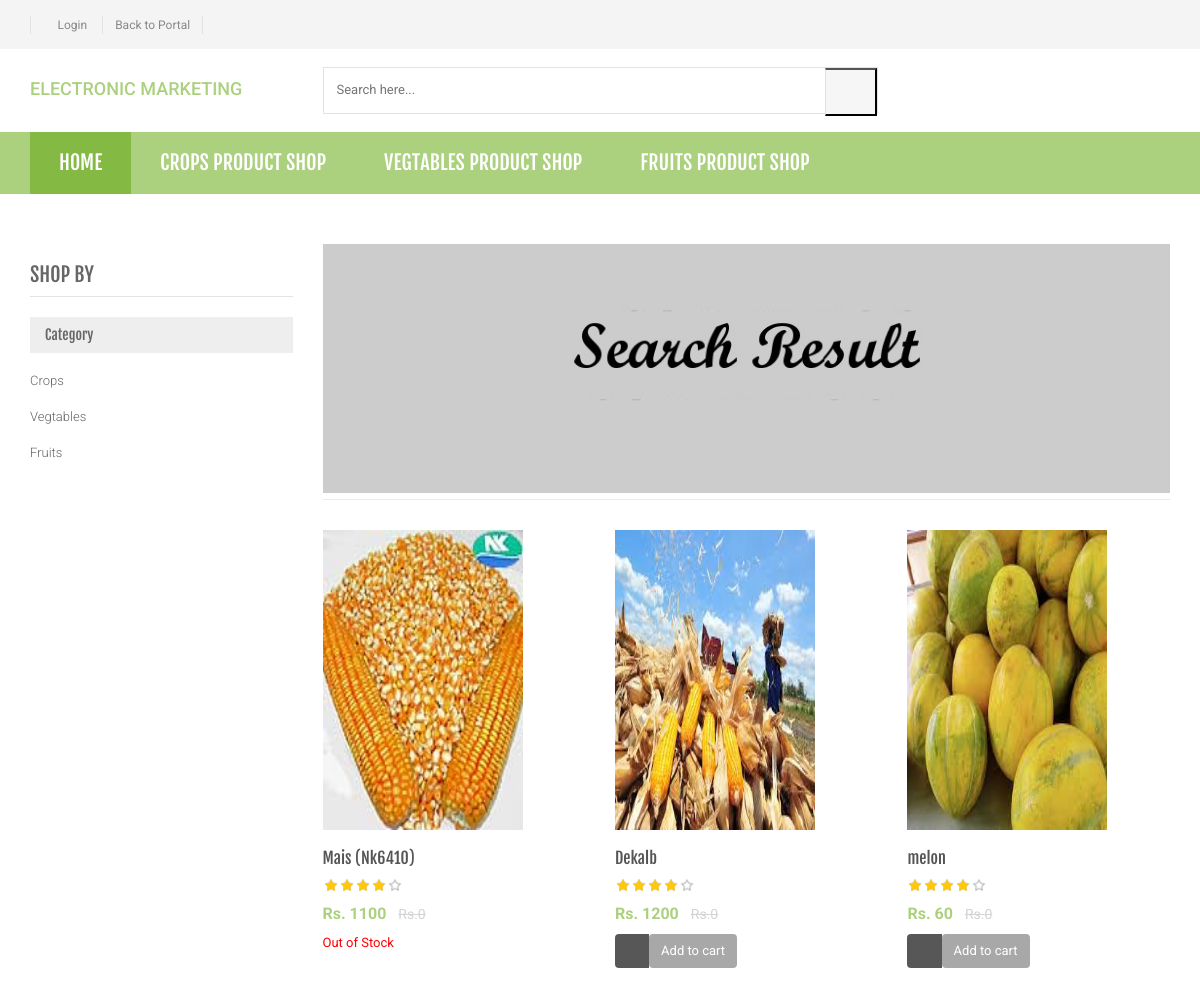
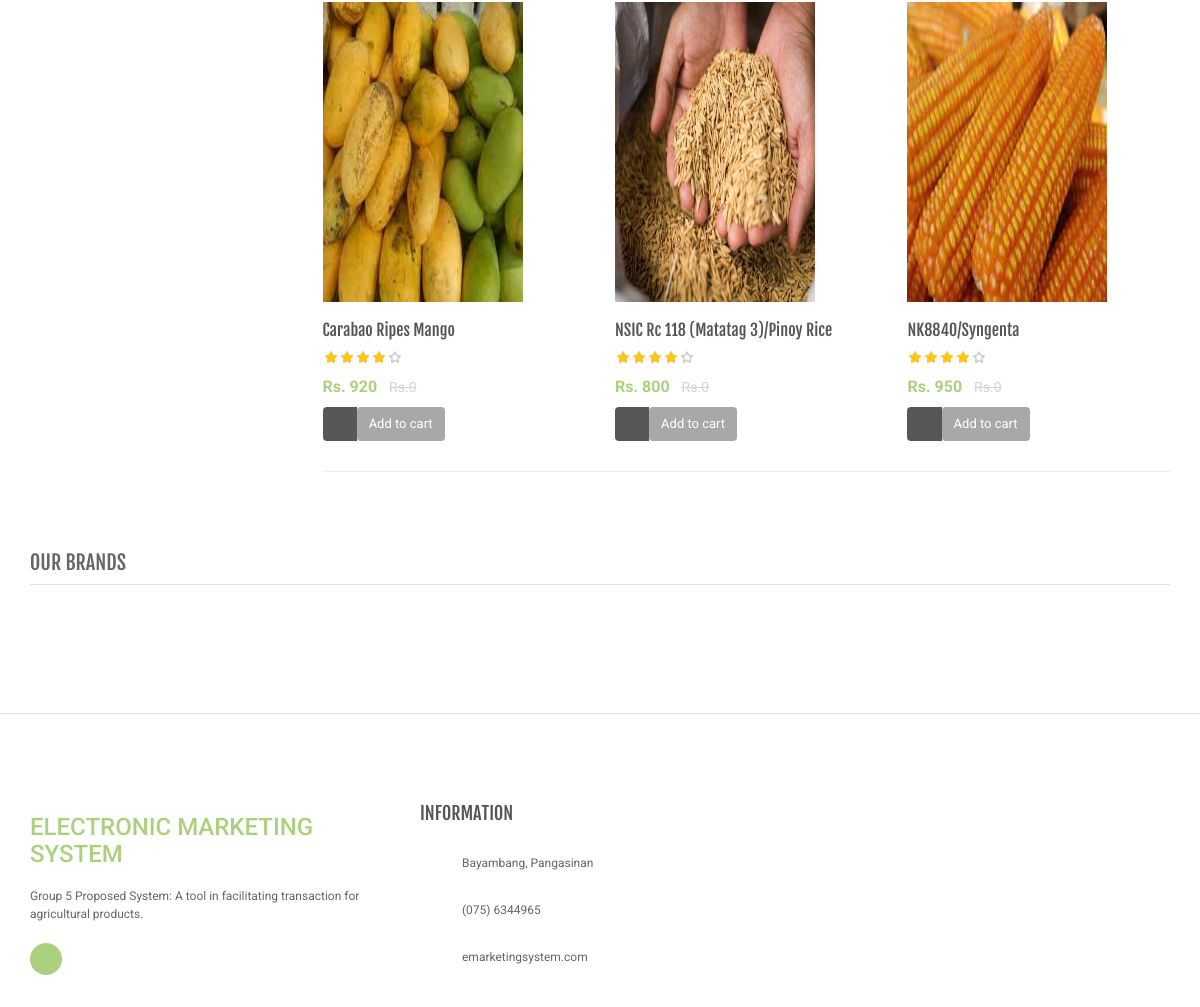
Screenshot of /search-result.php with the database file from the repository (2 pictures, top to bottom).
### tables this page shows
CREATE TABLE `category` (
  `id` int(11) NOT NULL,
  `categoryName` varchar(255) DEFAULT NULL,
  `categoryDescription` longtext DEFAULT NULL
);

CREATE TABLE `products` (
  `id` int(11) NOT NULL,
  `farmer_id` int(11) NOT NULL,
  `category` int(11) NOT NULL,
  `subCategory_id` int(11) NOT NULL,
  `productName` varchar(255) NOT NULL,
  `productPrice` int(11) NOT NULL,
  `productPriceBeforeDiscount` int(11) NOT NULL,
  `quantity` int(50) NOT NULL,
  `productDescription` longtext NOT NULL,
  `photo1` varchar(255) DEFAULT NULL,
  `photo2` varchar(255) DEFAULT NULL,
  `shippingCharge` int(11) NOT NULL,
  `productAvailability` varchar(255) DEFAULT NULL,
  `postingDate` timestamp NULL DEFAULT current_timestamp()
);

### include/script.php (called while the page is built, shortened)
<?php include('include/footer.php');?>

### search-result.php (the view, shortened to what this page needs)
<?php include('include/config.php');
$find="%{$_POST['product']}%";?>
<?php include('include/header.php');?>
    <body class="cnt-home">
<header class="header-style-1">
<?php include('include/top-header.php');?>
<?php include('include/main-header.php');?>
<?php include('include/menu-bar.php');?>
</div>
<div class="body-content outer-top-xs">
	<div class='container'>
		<div class='row outer-bottom-sm'>
			<div class='col-md-3 sidebar'>
	            <div class="sidebar-module-container">
	            	<h3 class="section-title">shop by</h3>
	            	<div class="sidebar-filter">
<div class="sidebar-widget wow fadeInUp outer-bottom-xs ">
	<div class="widget-header m-t-20">
		<h4 class="widget-title">Category</h4>
	</div>
	<div class="sidebar-widget-body m-t-10">
	         <?php $sql=mysqli_query($conn,"select id,categoryName  from category");
while($row=mysqli_fetch_array($sql))
{
    ?>
		<div class="accordion">
	    	<div class="accordion-group">
	            <div class="accordion-heading">
	                <a href="category.php?cid=<?php echo $row['id'];?>"  class="accordion-toggle collapsed">
	                   <?php echo $row['categoryName'];?>
	                </a>
	            </div>
	        </div>
	    </div>
	    <?php } ?>
	</div>
</div>
	            	</div>
	            </div>
            </div>
			<div class='col-md-9'>
	<div id="category" class="category-carousel hidden-xs">
		<div class="item">
			<div class="image">
				<img src="assets/images/banners/cat-banner-3.jpg" alt="" class="img-responsive">
			</div>
		</div>
</div>
				<div class="search-result-container">
					<div id="myTabContent" class="tab-content">
						<div class="tab-pane active " id="grid-container">
							<div class="category-product  inner-top-vs">
								<div class="row">
			<?php
$ret=mysqli_query($conn,"select * from products where productName like '$find'");
$num=mysqli_num_rows($ret);
if($num>0)
{
while ($row=mysqli_fetch_array($ret))
{?>
		<div class="col-sm-6 col-md-4 wow fadeInUp">
			<div class="products">
	<div class="product">
		<div class="product-image">
			<div class="image">
				<a href="product-details.php?pid=<?php echo $row['id'];?>">
				<img  src="<?php echo (!empty($row['photo1']))? 'images/'.$row['photo1']:'../images/admin.png'; ?>" data-echo="<?php echo (!empty($row['photo1']))? 'images/'.$row['photo1']:'../images/admin.png'; ?>"  width="200" height="300" alt="">
			</a>
			</div>
		</div>
		<div class="product-info text-left">
			<h3 class="name"><a href="product-details.php?pid=<?php echo htmlentities($row['id']);?>"><?php echo htmlentities($row['productName']);?></a></h3>
			<div class="rating rateit-small"></div>
			<div class="product-price">
				<span class="price">
					Rs. <?php echo htmlentities($row['productPrice']);?>			</span>
										     <span class="price-before-discount">Rs.<?php echo htmlentities($row['productPriceBeforeDiscount']);?></span>
			</div>
		</div>
					<div class="cart clearfix animate-effect">
				<div class="action">
					<ul class="list-unstyled">
						<li class="add-cart-button btn-group">
					<?php if($row['productAvailability']=='In Stock'){?>
										<button class="btn btn-primary icon" data-toggle="dropdown" type="button">
								<i class="fa fa-shopping-cart"></i>
							</button>
							<a href="customer_login.php">
							<button class="btn btn-primary" type="button">Add to cart</button></a>
								<?php } else {?>
							<div class="action" style="color:red">Out of Stock</div>
					<?php } ?>
						</li>
					</ul>
				</div>
			</div>
			</div>
			</div>
		</div>
	  <?php } } else {?>
		<div class="col-sm-6 col-md-4 wow fadeInUp"> <h3>No Product Found</h3>
		</div>
<?php } ?>
										</div>
							</div>
						</div>
				</div>
			</div>
		</div></div>
		<?php include('include/brands-slider.php');?>
</div>
</div>
<?php include('include/script.php');?>
</body>
</html>

### include/header.php (shortened to what this page needs)
<!DOCTYPE html>
<html lang="en">
	<head>
	    <link rel="stylesheet" href="assets/css/bootstrap.min.css">
	    <link rel="stylesheet" href="assets/css/main.css">
	    <link rel="stylesheet" href="assets/css/green.css">
	    <link rel="stylesheet" href="assets/css/owl.carousel.css">
		<link rel="stylesheet" href="assets/css/owl.transitions.css">
		<link href="assets/css/lightbox.css" rel="stylesheet">
		<link rel="stylesheet" href="assets/css/animate.min.css">
		<link rel="stylesheet" href="assets/css/rateit.css">
		<link rel="stylesheet" href="assets/css/bootstrap-select.min.css">
		<link rel="stylesheet" href="assets/css/config.css">
		<link href="assets/css/green.css" rel="alternate stylesheet" title="Green color">
		<link href="assets/css/blue.css" rel="alternate stylesheet" title="Blue color">
		<link href="assets/css/red.css" rel="alternate stylesheet" title="Red color">
		<link href=".assets/css/orange.css" rel="alternate stylesheet" title="Orange color">
		<link href="assets/css/dark-green.css" rel="alternate stylesheet" title="Darkgreen color">
		<link rel="stylesheet" href="assets/css/font-awesome.min.css">
	</head>

### include/top-header.php (shortened to what this page needs)
<div class="top-bar animate-dropdown">
	<div class="container">
		<div class="header-top-inner">
			<div class="cnt-account">
				<ul class="list-unstyled">
				<li><a href="customer_login.php"><i class="icon fa fa-sign-in"></i>Login</a></li>
<li><a href="index.php">Back to Portal</a></li>
				</ul>
			</div>
			<div class="clearfix"></div>
		</div>
	</div>
</div>

### include/main-header.php
<div class="main-header">
		<div class="container">
			<div class="row">
				<div class="col-xs-12 col-sm-12 col-md-3 logo-holder">
<div class="logo">
	<a href="index.php">
		<h4>ELECTRONIC MARKETING</h4>
	</a>
</div>
</div>
<div class="col-xs-12 col-sm-12 col-md-6 top-search-holder">
<div class="search-area">
    <form name="search" method="post" action="search-result.php">
        <div class="control-group">
            <input class="search-field" placeholder="Search here..." name="product" required="required" />
            <button class="search-button" type="submit" name="search"></button>
        </div>
    </form>
</div>
<br>
				</div>
				<div class="col-xs-12 col-sm-12 col-md-3 animate-dropdown top-cart-row">
			</div>
		</div>
	</div>

### include/menu-bar.php (shortened to what this page needs)
<div class="header-nav animate-dropdown">
    <div class="container">
        <div class="yamm navbar navbar-default" role="navigation">
            <div class="nav-bg-class">
                <div class="navbar-collapse collapse" id="mc-horizontal-menu-collapse">
	<div class="nav-outer">
		<ul class="nav navbar-nav">
			<li class="active dropdown yamm-fw">
				<a href="dashboard_customer.php" data-hover="dropdown" class="dropdown-toggle">Home</a>
			</li>
              <?php $sql=mysqli_query($conn,"SELECT id,categoryName  from category limit 6");
                while($row=mysqli_fetch_array($sql))
                {
    ?>
			<li class="dropdown yamm <?php
            ?>">
				<a href="category.php?cid=<?php echo $row['id'];?>"> <?php echo $row['categoryName'];?> PRODUCT SHOP</a>
			</li>
			<?php } ?>
		</ul>
		<div class="clearfix"></div>
	</div>
</div>
            </div>
        </div>
    </div>
</div>

### include/brands-slider.php (shortened to what this page needs)
<div id="brands-carousel" class="logo-slider wow fadeInUp">
		<h3 class="section-title">Our Brands</h3>
		<div class="logo-slider-inner">
			<div id="brand-slider" class="owl-carousel brand-slider custom-carousel owl-theme">
				<div class="item">
				</div>
				<div class="item">
				</div>
				<div class="item">
				</div>
				<div class="item">
				</div>
				<div class="item">
				</div>
		    </div>
		</div>
</div>

### include/footer.php
<footer id="footer" class="footer color-bg">
	  <div class="links-social inner-top-sm">
        <div class="container">
            <div class="row">
            	<div class="col-xs-12 col-sm-6 col-md-4">
<div class="contact-info">
    <div class="footer-logo">
        <div class="logo">
            <a href="index.php">
<h3>ELECTRONIC MARKETING SYSTEM</h3>
            </a>
        </div>
    </div>
     <div class="module-body m-t-20">
        <p class="about-us"> Group 5 Proposed System: A tool in facilitating transaction for agricultural products.</p>
        <div class="social-icons">
            <a href="https://www.facebook.com/E-Farmers-Marketing-System-100964999271599" class='active'><i class="icon fa fa-facebook"></i></a>
        </div>
    </div>
</div>
</div>
            	<div class="col-xs-12 col-sm-6 col-md-4">
<div class="contact-information">
	<div class="module-heading">
		<h4 class="module-title">information</h4>
	</div>
	<div class="module-body outer-top-xs">
        <ul class="toggle-footer" style="">
            <li class="media">
                <div class="pull-left">
                     <span class="icon fa-stack fa-lg">
                      <i class="fa fa-circle fa-stack-2x"></i>
                      <i class="fa fa-map-marker fa-stack-1x fa-inverse"></i>
                    </span>
                </div>
                <div class="media-body">
                    <p>Bayambang, Pangasinan</p>
                </div>
            </li>
              <li class="media">
                <div class="pull-left">
                     <span class="icon fa-stack fa-lg">
                      <i class="fa fa-circle fa-stack-2x"></i>
                      <i class="fa fa-mobile fa-stack-1x fa-inverse"></i>
                    </span>
                </div>
                <div class="media-body">
                    <p>(075) 6344965</p>
                </div>
            </li>
              <li class="media">
                <div class="pull-left">
                     <span class="icon fa-stack fa-lg">
                      <i class="fa fa-circle fa-stack-2x"></i>
                      <i class="fa fa-envelope fa-stack-1x fa-inverse"></i>
                    </span>
                </div>
                <div class="media-body">
                    <span><a href="#">emarketingsystem.com</a></span>
                </div>
            </li>
            </ul>
    </div>
</div>
            </div>
        </div>
    </div>

### assets/css/green.css (style rules this page uses)
a { color: #abd07e; }
.header-style-1 .header-nav { background: #abd07e; }
.cnt-home .header-style-1 .header-nav .navbar .navbar-nav > li.active { background: #84b943; }
.product .product-info .product-price .price { color: #abd07e; }
.footer .links-social .social-icons a:hover, .footer .links-social .social-icons a:focus, .footer .links-social .social-icons a.active { background: #abd07e; }
.footer .contact-information .media .icon .fa-stack-2x { color: #abd07e; }
.sidebar .sidebar-module-container .sidebar-widget .sidebar-widget-body .accordion .accordion-group .accordion-heading .accordion-toggle, .sidebar .sidebar-module-container .sidebar-widget .sidebar-widget-body .accordion .accordion-group .accordion-heading .accordion-toggle:hover, .sidebar .sidebar-module-container .sidebar-widget .sidebar-widget-body .accordion .accordion-group .accordion-heading .accordion-toggle:focus, .sidebar .sidebar-module-container .sidebar-widget .sidebar-widget-body .accordion .accordion-group .accordion-heading .accordion-toggle:after { color: #abd07e; }

### assets/css/lightbox.css (style rules this page uses)
body:after { content: url(../images/close.png) url(../images/loading.gif) url(../images/prev.png) url(../images/next.png); display: none; }

### assets/css/rateit.css (style rules this page uses)
.rateit { display: -moz-inline-box; display: inline-block; position: relative; -webkit-user-select: none; -khtml-user-select: none; -moz-user-select: none; -o-user-select: none; -ms-user-select: none; user-select: none; -webkit-touch-callout: none; }

### assets/css/blue.css (style rules this page uses)
a { color: #3498db; }
.header-style-1 .header-nav { background: #3498db; }
.cnt-home .header-style-1 .header-nav .navbar .navbar-nav > li.active { background: #1d6ca1; }
.product .product-info .product-price .price { color: #3498db; }
.footer .links-social .social-icons a:hover, .footer .links-social .social-icons a:focus, .footer .links-social .social-icons a.active { background: #3498db; }
.footer .contact-information .media .icon .fa-stack-2x { color: #3498db; }
.sidebar .sidebar-module-container .sidebar-widget .sidebar-widget-body .accordion .accordion-group .accordion-heading .accordion-toggle, .sidebar .sidebar-module-container .sidebar-widget .sidebar-widget-body .accordion .accordion-group .accordion-heading .accordion-toggle:hover, .sidebar .sidebar-module-container .sidebar-widget .sidebar-widget-body .accordion .accordion-group .accordion-heading .accordion-toggle:focus, .sidebar .sidebar-module-container .sidebar-widget .sidebar-widget-body .accordion .accordion-group .accordion-heading .accordion-toggle:after { color: #3498db; }

### assets/css/red.css (style rules this page uses)
a { color: #ff6c6c; }
.header-style-1 .header-nav { background: #ff6c6c; }
.cnt-home .header-style-1 .header-nav .navbar .navbar-nav > li.active { background: #ff1a1a; }
.product .product-info .product-price .price { color: #ff6c6c; }
.footer .links-social .social-icons a:hover, .footer .links-social .social-icons a:focus, .footer .links-social .social-icons a.active { background: #ff6c6c; }
.footer .contact-information .media .icon .fa-stack-2x { color: #ff6c6c; }
.sidebar .sidebar-module-container .sidebar-widget .sidebar-widget-body .accordion .accordion-group .accordion-heading .accordion-toggle, .sidebar .sidebar-module-container .sidebar-widget .sidebar-widget-body .accordion .accordion-group .accordion-heading .accordion-toggle:hover, .sidebar .sidebar-module-container .sidebar-widget .sidebar-widget-body .accordion .accordion-group .accordion-heading .accordion-toggle:focus, .sidebar .sidebar-module-container .sidebar-widget .sidebar-widget-body .accordion .accordion-group .accordion-heading .accordion-toggle:after { color: #ff6c6c; }

### rows the page displays
category: categoryName "CROPS", categoryName "Crops"
category: categoryName "VEGTABLES", categoryName "Vegtables"
category: categoryName "FRUITS", categoryName "Fruits"
products: photo1 (picture), productName "Mais (Nk6410)", productPrice "1100", productPriceBeforeDiscount "0", productAvailability "Out of Stock"
products: photo1 (picture), productName "Dekalb", productPrice "1200", productPriceBeforeDiscount "0", productAvailability "In Stock" (drawn)
products: photo1 (picture), productName "melon", productPrice "60", productPriceBeforeDiscount "0", productAvailability "In Stock" (drawn)
products: photo1 (picture), productName "Carabao Ripes Mango", productPrice "920", productPriceBeforeDiscount "0", productAvailability "In Stock" (drawn)
products: photo1 (picture), productName "NSIC Rc 118 (Matatag 3)/Pinoy Rice", productPrice "800", productPriceBeforeDiscount "0", productAvailability "In Stock" (drawn)
products: photo1 (picture), productName "NK8840/Syngenta", productPrice "950", productPriceBeforeDiscount "0", productAvailability "In Stock" (drawn)
